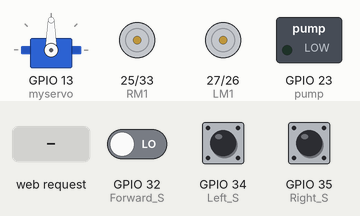
The sketch below on a simulated ESP32. Shown: servo, motor-driver pin pairs drawn as motors (green arrow = first pin HIGH = forward, orange = second pin HIGH = backward, longer = more drive), switched loads named in the sketch (green lamp = pin HIGH). The test bench sets the inputs (shaded band); at power-on: GPIO 32 (Forward_S) LOW, GPIO 34 (Left_S) LOW, GPIO 35 (Right_S) LOW. What the sketch prints to the serial monitor is not drawn.

Above: at 1.2 s.
1.3 s: GPIO 32 (Forward_S) driven HIGH
At 1.56 s:
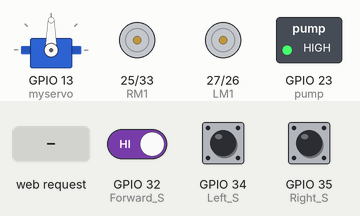
At 3.4 s:
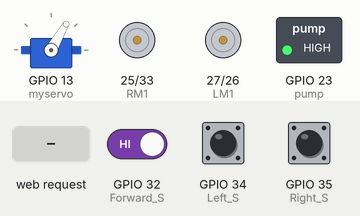
4.3 s: HTTP request GET /api/connect received
7.3 s: GPIO 32 (Forward_S) driven LOW
At 8.53 s:
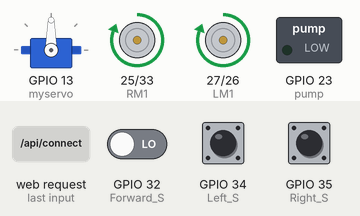
10.3 s: GPIO 34 (Left_S) pulled HIGH for 1 s
At 11.23 s:
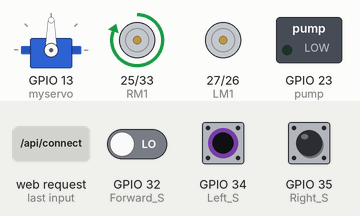
13.3 s: GPIO 35 (Right_S) pulled HIGH for 1 s
16.3 s: GPIO 35 (Right_S) pulled HIGH for 3.2 s
Timing chart, 0 to 22.0 s (numbered marks = the images above; inputs shaded):
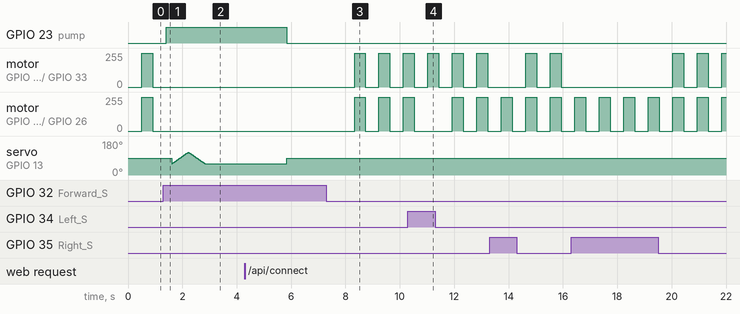

Measured:
- after the input at 1.3 s, GPIO 23 (pump): LOW → HIGH after 0.11 s; motor on GPIO 25 (RM1) / GPIO 33 (RM2), motor on GPIO 27 (LM1) / GPIO 26 (LM2): stops changing and stays stopped
- after the input at 7.3 s, GPIO 23 (pump): stays LOW (without the input it goes to HIGH after 1.0 s); motor on GPIO 25 (RM1) / GPIO 33 (RM2), motor on GPIO 27 (LM1) / GPIO 26 (LM2): alternates forward 255/255 for 0.40 s and stopped for 0.50 s, starting after 1.0 s; servo on GPIO 13 (myservo): stops changing and stays 90°

The sketch:

esp32_firebot_wifi_standalone.ino
```cpp
/*
 * ESP32 FireBot WiFi Controller (Final Clean Version)
 * ===================================================
 * - Auto & Manual mode switching
 * - WiFi Access Point (FireBot-AP)
 * - React frontend compatible (CORS fixed)
 * - MOSFET pump timing stabilized
 */

#include <WiFi.h>
#include <WebServer.h>
#include <ESP32Servo.h>

// ========================================
// WiFi Configuration
// ========================================
const char* ssid = "FireBot-AP";
const char* password = "firebot123";

IPAddress local_IP(192, 168, 4, 1);
IPAddress gateway(192, 168, 4, 1);
IPAddress subnet(255, 255, 255, 0);

WebServer server(80);

// ========================================
// Hardware Setup
// ========================================
Servo myservo;
int pos = 0;
bool fireDetected = false;
bool manualMode = false;  // false = auto mode, true = manual mode
bool pumpStatus = false;

// Sensor Pins
#define Left_S    34
#define Right_S   35
#define Forward_S 32

// Motor Driver Pins
#define LM1 27
#define LM2 26
#define RM1 25
#define RM2 33

// MOSFET-controlled Pump
#define pump 23

// Timing
unsigned long lastSensorRead = 0;
const unsigned long SENSOR_READ_INTERVAL = 100;
unsigned long lastAutoAction = 0;
const unsigned long AUTO_ACTION_INTERVAL = 500;

// ========================================
// Setup
// ========================================
void setup() {
  Serial.begin(115200);
  Serial.println("\n========================================");
  Serial.println("🔥 ESP32 FireBot WiFi Controller (Final)");
  Serial.println("========================================");

  // Sensor setup
  pinMode(Left_S, INPUT);
  pinMode(Right_S, INPUT);
  pinMode(Forward_S, INPUT);

  // Motor setup
  pinMode(LM1, OUTPUT);
  pinMode(LM2, OUTPUT);
  pinMode(RM1, OUTPUT);
  pinMode(RM2, OUTPUT);

  // Pump setup
  pinMode(pump, OUTPUT);
  digitalWrite(pump, LOW);
  pumpStatus = false;

  // Servo setup
  myservo.attach(13);
  myservo.write(90); // center position

  // Setup WiFi Access Point
  setupWiFi();

  // Setup web server routes
  setupWebServer();

  Serial.println("✅ System Initialized");
  Serial.println("🤖 FireBot Ready - Auto Mode Active");
  Serial.println("========================================\n");
}

// ========================================
// Main Loop
// ========================================
void loop() {
  server.handleClient();

  if (millis() - lastSensorRead >= SENSOR_READ_INTERVAL) {
    readSensors();
    lastSensorRead = millis();
  }

  if (!manualMode && (millis() - lastAutoAction >= AUTO_ACTION_INTERVAL)) {
    autonomousFireFighting();
    lastAutoAction = millis();
  }

  delay(10);
}

// ========================================
// WiFi Setup
// ========================================
void setupWiFi() {
  Serial.println("📡 Setting up WiFi Access Point...");

  if (!WiFi.softAPConfig(local_IP, gateway, subnet)) {
    Serial.println("❌ Failed to configure static IP");
  }

  if (WiFi.softAP(ssid, password)) {
    Serial.println("✅ WiFi Access Point started!");
    Serial.println("   SSID: " + String(ssid));
    Serial.println("   Password: " + String(password));
    Serial.println("   IP Address: " + WiFi.softAPIP().toString());
  } else {
    Serial.println("❌ Failed to start Access Point!");
  }
}

// ========================================
// Web Server Setup
// ========================================
void setupWebServer() {
  server.on("/", HTTP_GET, handleRoot);
  server.on("/api/health", HTTP_GET, handleHealth);
  server.on("/api/connect", HTTP_OPTIONS, handleOptions);
  server.on("/api/connect", HTTP_POST, handleConnect);
  server.on("/api/connect", HTTP_GET, handleConnect);
  server.on("/api/disconnect", HTTP_POST, handleDisconnect);
  server.on("/api/send-command", HTTP_OPTIONS, handleOptions);
  server.on("/api/send-command", HTTP_POST, handleSendCommand);
  server.on("/api/status", HTTP_GET, handleStatus);
  server.onNotFound(handleNotFound);

  server.begin();
  Serial.println("✅ Web server started on port 80");
}

// ========================================
// CORS Helpers
// ========================================
void setCORSHeaders() {
  server.sendHeader("Access-Control-Allow-Origin", "*");
  server.sendHeader("Access-Control-Allow-Methods", "GET, POST, OPTIONS");
  server.sendHeader("Access-Control-Allow-Headers", "Content-Type");
}

void handleOptions() {
  setCORSHeaders();
  server.send(204);
}

// ========================================
// Sensor Reading
// ========================================
void readSensors() {
  int left = digitalRead(Left_S);
  int right = digitalRead(Right_S);
  int front = digitalRead(Forward_S);

  fireDetected = (front == HIGH || left == HIGH || right == HIGH);

  static unsigned long lastDebug = 0;
  if (millis() - lastDebug > 2000) {
    Serial.print("Sensors - L: "); Serial.print(left);
    Serial.print(" | F: "); Serial.print(front);
    Serial.print(" | R: "); Serial.print(right);
    Serial.print(" | Mode: "); Serial.println(manualMode ? "MANUAL" : "AUTO");
    lastDebug = millis();
  }
}

// ========================================
// Autonomous Fire Fighting
// ========================================
void autonomousFireFighting() {
  int left = digitalRead(Left_S);
  int right = digitalRead(Right_S);
  int front = digitalRead(Forward_S);

  if (front == HIGH) {
    Serial.println("🔥 Fire detected in FRONT! Extinguishing...");
    put_off_fire();
  } else if (left == HIGH) {
    Serial.println("🔥 Fire on LEFT — turning left");
    turnLeft(); delay(400); stopMotors();
  } else if (right == HIGH) {
    Serial.println("🔥 Fire on RIGHT — turning right");
    turnRight(); delay(400); stopMotors();
  } else {
    Serial.println("🔍 No fire — moving forward");
    moveForward(); delay(400); stopMotors();
  }
}

// ========================================
// Fire Extinguishing Routine
// ========================================
void put_off_fire() {
  stopMotors();
  pumpOn();
  delay(200);

  for (pos = 60; pos <= 120; pos++) { myservo.write(pos); delay(10); }
  for (pos = 120; pos >= 60; pos--) { myservo.write(pos); delay(10); }

  delay(3000);
  myservo.write(90);
  pumpOff();
  delay(2000);
}

// ========================================
// Motor Control
// ========================================
void stopMotors() { digitalWrite(LM1, LOW); digitalWrite(LM2, LOW); digitalWrite(RM1, LOW); digitalWrite(RM2, LOW); }
void moveForward() { digitalWrite(LM1, HIGH); digitalWrite(LM2, LOW); digitalWrite(RM1, HIGH); digitalWrite(RM2, LOW); }
void moveBackward() { digitalWrite(LM1, LOW); digitalWrite(LM2, HIGH); digitalWrite(RM1, LOW); digitalWrite(RM2, HIGH); }
void turnLeft() { digitalWrite(LM1, LOW); digitalWrite(LM2, LOW); digitalWrite(RM1, HIGH); digitalWrite(RM2, LOW); }
void turnRight() { digitalWrite(LM1, HIGH); digitalWrite(LM2, LOW); digitalWrite(RM1, LOW); digitalWrite(RM2, LOW); }

// ========================================
// Pump Control
// ========================================
void pumpOn() { digitalWrite(pump, HIGH); pumpStatus = true; Serial.println("💧 Pump ON"); }
void pumpOff() { digitalWrite(pump, LOW); pumpStatus = false; Serial.println("💧 Pump OFF"); }

// ========================================
// HTTP Handlers
// ========================================
void handleRoot() {
  setCORSHeaders();
  String html = "<html><body><h1>🔥 FireBot WiFi Controller</h1>";
  html += "<p>Mode: " + String(manualMode ? "Manual" : "Auto") + "</p>";
  html += "<p>Fire Detected: " + String(fireDetected ? "YES" : "NO") + "</p>";
  html += "<p>Pump: " + String(pumpStatus ? "ON" : "OFF") + "</p>";
  html += "<p>Connected Clients: " + String(WiFi.softAPgetStationNum()) + "</p></body></html>";
  server.send(200, "text/html", html);
}

void handleHealth() {
  setCORSHeaders();
  server.send(200, "application/json", "{\"status\":\"running\",\"version\":\"1.0.1\"}");
}

void handleConnect() {
  setCORSHeaders();
  server.send(200, "application/json", "{\"success\":true,\"connected\":true,\"message\":\"Connected to FireBot\"}");
  Serial.println("📱 Client connected via web interface");
}

void handleDisconnect() {
  setCORSHeaders();
  server.send(200, "application/json", "{\"success\":true,\"connected\":false,\"message\":\"Disconnected\"}");
  Serial.println("📱 Client disconnected");
}

void handleSendCommand() {
  setCORSHeaders();

  if (!server.hasArg("plain")) {
    server.send(400, "application/json", "{\"success\":false,\"message\":\"No body\"}");
    return;
  }

  String body = server.arg("plain");
  int commandStart = body.indexOf("\"command\":\"") + 11;
  int commandEnd = body.indexOf("\"", commandStart);
  String command = body.substring(commandStart, commandEnd);

  Serial.println("📨 Command: " + command);
  executeCommand(command);

  server.send(200, "application/json", "{\"success\":true,\"message\":\"Command " + command + " executed\"}");
}

void handleStatus() {
  setCORSHeaders();
  String response = "{";
  response += "\"connected\":true,";
  response += "\"sensorData\":{";
  response += "\"fireDetected\":" + String(fireDetected ? "true" : "false") + ",";
  response += "\"pumpStatus\":" + String(pumpStatus ? "true" : "false");
  response += "},";
  response += "\"manualMode\":" + String(manualMode ? "true" : "false");
  response += "}";
  server.send(200, "application/json", response);
}

void handleNotFound() {
  setCORSHeaders();
  server.send(404, "application/json", "{\"error\":\"Not Found\",\"path\":\"" + server.uri() + "\"}");
}

// ========================================
// Command Execution
// ========================================
void executeCommand(String command) {
  if (command == "F" || command == "FORWARD") { manualMode = true; moveForward(); Serial.println("→ Moving Forward"); }
  else if (command == "B" || command == "BACKWARD") { manualMode = true; moveBackward(); Serial.println("→ Moving Backward"); }
  else if (command == "L" || command == "LEFT") { manualMode = true; turnLeft(); Serial.println("→ Turning Left"); }
  else if (command == "R" || command == "RIGHT") { manualMode = true; turnRight(); Serial.println("→ Turning Right"); }
  else if (command == "S" || command == "STOP") { manualMode = true; stopMotors(); Serial.println("→ Stopped"); }
  else if (command == "P1") { manualMode = true; pumpOn(); }
  else if (command == "P0") { manualMode = true; pumpOff(); }
  else if (command == "AUTO") { manualMode = false; stopMotors(); Serial.println("→ Switched to AUTO MODE"); }
  else { Serial.println("⚠️ Unknown command: " + command); }
}
```
